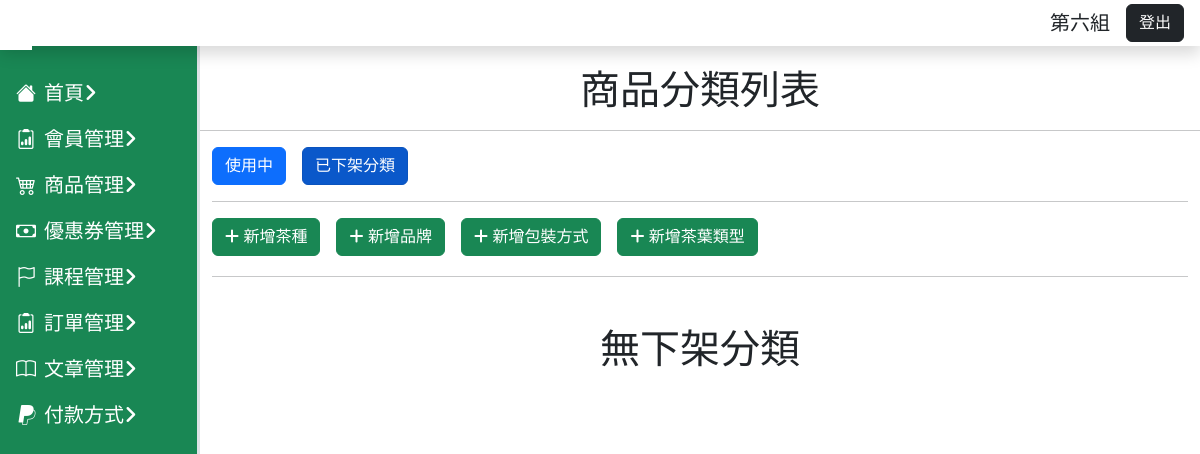
The app's page /product/product-category.php?valid=0, older data.
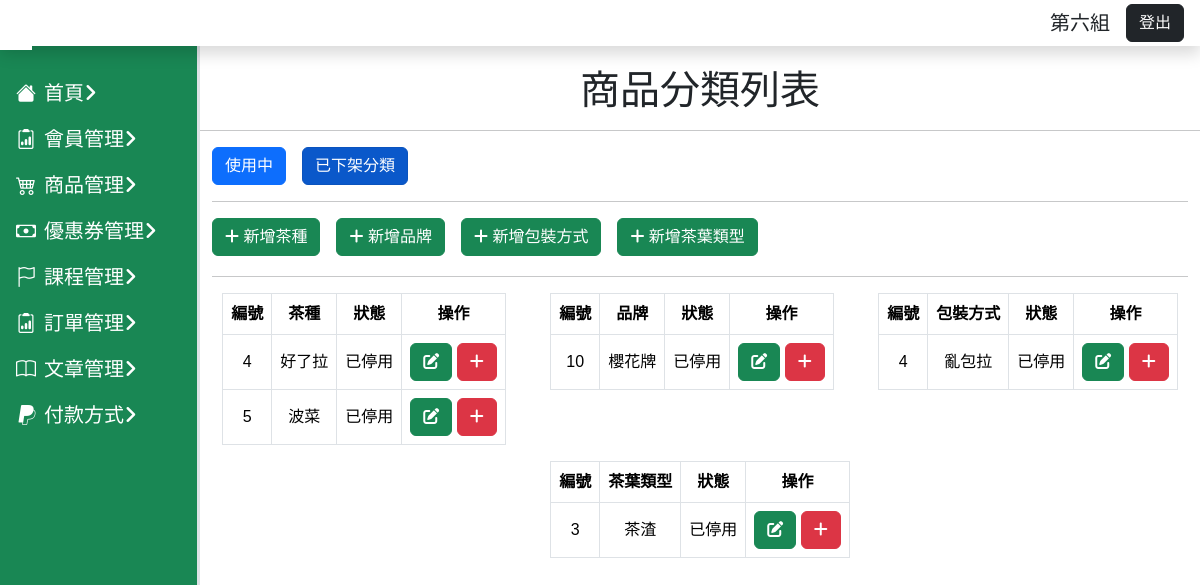
The same page, newer data.
### tables this page shows
CREATE TABLE `tea_category` (
  `id` int(3) UNSIGNED NOT NULL,
  `name` varchar(255) NOT NULL,
  `valid` int(2) UNSIGNED NOT NULL
);

CREATE TABLE `brand` (
  `id` int(10) UNSIGNED NOT NULL,
  `name` varchar(30) NOT NULL,
  `valid` int(2) UNSIGNED NOT NULL
);

CREATE TABLE `pack_category` (
  `id` int(10) UNSIGNED NOT NULL,
  `name` varchar(30) NOT NULL,
  `valid` int(2) UNSIGNED NOT NULL
);

CREATE TABLE `style` (
  `id` int(6) UNSIGNED NOT NULL,
  `name` varchar(30) NOT NULL,
  `valid` int(2) UNSIGNED NOT NULL
);

### product/product-category.php (the view, shortened to what this page needs)
<?php
require_once("../db_connect.php");
$valid = isset($_GET["valid"]) ? $_GET["valid"] : 1;
$sqlTc = "SELECT * FROM tea_category WHERE valid=$valid";
$sqlPc = "SELECT * FROM pack_category WHERE valid=$valid";
$sqlStyle = "SELECT * FROM style WHERE valid=$valid";
$sqlBrand = "SELECT * FROM brand WHERE valid=$valid";
$resultTc = $conn->query($sqlTc);
$resultPc = $conn->query($sqlPc);
$resultStyle = $conn->query($sqlStyle);
$resultBrand = $conn->query($sqlBrand);
$rowTc = $resultTc->fetch_all(MYSQLI_ASSOC);
$rowPc = $resultPc->fetch_all(MYSQLI_ASSOC);
$rowStyle = $resultStyle->fetch_all(MYSQLI_ASSOC);
$rowBrand = $resultBrand->fetch_all(MYSQLI_ASSOC);
$tcCount = $resultTc->num_rows;
$pcCount = $resultPc->num_rows;
$styleCount = $resultStyle->num_rows;
$brandCount = $resultBrand->num_rows;
?>
<!doctype html>
<html lang="en">
<head>
    <?php include("../css.php") ?>
</head>
<body>
    <?php include("../dashboard-comm.php") ?>
    <div class="main-content">
        <div class="container-fluid text-center pt-3">
            <h1>商品分類列表</h1>
        </div>
        <hr>
        <div class="container-fluid">
            <div class="d-flex gap-3">
                <a href="product-category.php" class="btn btn-primary <?php if (!isset($_GET["valid"])) echo "active" ?>">使用中</a>
                <a href="product-category.php?valid=0" class="btn btn-primary <?php if (isset($_GET["valid"])) echo "active" ?>">已下架分類</a>
            </div>
            <hr>
            <div class="d-flex gap-3">
                <a href="category-add.php?category=1" class="btn btn-success mb-1"><i class="fa-solid fa-plus"></i> 新增茶種</a>
                <a href="category-add.php?category=2" class="btn btn-success mb-1"><i class="fa-solid fa-plus"></i> 新增品牌</a>
                <a href="category-add.php?category=3" class="btn btn-success mb-1"><i class="fa-solid fa-plus"></i> 新增包裝方式</a>
                <a href="category-add.php?category=4" class="btn btn-success mb-1"><i class="fa-solid fa-plus"></i> 新增茶葉類型</a>
            </div>
            <hr>
            <?php if ($tcCount || $pcCount || $brandCount || $styleCount) : ?>
                <div class="row justify-content-around text-nowrap">
                    <?php if ($tcCount > 0) : ?>
                        <div class="col-auto">
                            <table class="table table-bordered text-center align-middle">
                                <thead>
                                    <th>編號</th>
                                    <th>茶種</th>
                                    <th>狀態</th>
                                    <th>操作</th>
                                </thead>
                                <tbody>
                                    <?php foreach ($rowTc as $row) : ?>
                                        <tr>
                                            <td><?= $row["id"] ?></td>
                                            <td><?= $row["name"] ?></td>
                                            <td><?php if ($row["valid"] == 1) : ?>
                                                    使用中
                                                <?php else : ?>
                                                    已停用
                                                <?php endif; ?>
                                            </td>
                                            <td>
                                                <a class="btn btn-success" href="category-edit.php?id=<?= $row["id"] ?>&category=1"><i class="fa-solid fa-pen-to-square"></i></a>
                                                <a href="doDeleteCategory.php?id=<?= $row["id"] ?>&valid=<?= $row["valid"] ?>&category=1" class="btn btn-danger">
                                                    <?php if (isset($_GET["valid"]) && $row["valid"] == 0) : ?>
                                                        <i class="fa-solid fa-plus"></i>
                                                    <?php else : ?>
                                                        <i class="fa-solid fa-xmark"></i>
                                                    <?php endif; ?>
                                                </a>
                                            </td>
                                        </tr>
                                    <?php endforeach; ?>
                                </tbody>
                            </table>
                        </div>
                    <?php else : ?>
                    <?php endif; ?>
                    <?php if ($brandCount > 0) : ?>
                        <div class="col-auto">
                            <table class="table table-bordered text-center align-middle">
                                <thead>
                                    <th>編號</th>
                                    <th>品牌</th>
                                    <th>狀態</th>
                                    <th>操作</th>
                                </thead>
                                <?php foreach ($rowBrand as $row) : ?>
                                    <tbody>
                                        <tr>
                                            <td><?= $row["id"] ?></td>
                                            <td><?= $row["name"] ?></td>
                                            <td><?php if ($row["valid"] == 1) : ?>
                                                    使用中
                                                <?php else : ?>
                                                    已停用
                                                <?php endif; ?>
                                            </td>
                                            <td>
                                                <a class="btn btn-success" href="category-edit.php?id=<?= $row["id"] ?>&category=2"><i class="fa-solid fa-pen-to-square"></i></a>
                                                <a href="doDeleteCategory.php?id=<?= $row["id"] ?>&valid=<?= $row["valid"] ?>&category=2" class="btn btn-danger">
                                                    <?php if (isset($_GET["valid"]) && $row["valid"] == 0) : ?>
                                                        <i class="fa-solid fa-plus"></i>
                                                    <?php else : ?>
                                                        <i class="fa-solid fa-xmark"></i>
                                                    <?php endif; ?>
                                                </a>
                                            </td>
                                        </tr>
                                    </tbody>
                                <?php endforeach; ?>
                            </table>
                        </div>
                    <?php else : ?>
                    <?php endif; ?>
                    <?php if ($pcCount > 0) : ?>
                        <div class="col-auto">
                            <table class="table table-bordered text-center align-middle">
                                <thead>
                                    <th>編號</th>
                                    <th>包裝方式</th>
                                    <th>狀態</th>
                                    <th>操作</th>
                                </thead>
                                <tbody>
                                    <?php foreach ($rowPc as $row) : ?>
                                        <tr>
                                            <td><?= $row["id"] ?></td>
                                            <td><?= $row["name"] ?></td>
                                            <td><?php if ($row["valid"] == 1) : ?>
                                                    使用中
                                                <?php else : ?>
                                                    已停用
                                                <?php endif; ?>
                                            </td>
                                            <td>
                                                <a class="btn btn-success" href="category-edit.php?id=<?= $row["id"] ?>&category=3"><i class="fa-solid fa-pen-to-square"></i></a>
                                                <a href="doDeleteCategory.php?id=<?= $row["id"] ?>&valid=<?= $row["valid"] ?>&category=3" class="btn btn-danger">
                                                    <?php if (isset($_GET["valid"]) && $row["valid"] == 0) : ?>
                                                        <i class="fa-solid fa-plus"></i>
                                                    <?php else : ?>
                                                        <i class="fa-solid fa-xmark"></i>
                                                    <?php endif; ?>
                                                </a>
                                            </td>
                                        </tr>
                                    <?php endforeach; ?>
                                </tbody>
                            </table>
                        </div>
                    <?php else : ?>
                    <?php endif; ?>
                    <?php if ($styleCount > 0) : ?>
                        <div class="col-auto">
                            <table class="table table-bordered text-center align-middle">
                                <thead>
                                    <th>編號</th>
                                    <th>茶葉類型</th>
                                    <th>狀態</th>
                                    <th>操作</th>
                                </thead>
                                <tbody>
                                    <?php foreach ($rowStyle as $row) : ?>
                                        <tr>
                                            <td><?= $row["id"] ?></td>
                                            <td><?= $row["name"] ?></td>
                                            <td><?php if ($row["valid"] == 1) : ?>
                                                    使用中
                                                <?php else : ?>
                                                    已停用
                                                <?php endif; ?>
                                            </td>
                                            <td>
                                                <a class="btn btn-success" href="category-edit.php?id=<?= $row["id"] ?>&category=4"><i class="fa-solid fa-pen-to-square"></i></a>
                                                <a href="doDeleteCategory.php?id=<?= $row["id"] ?>&valid=<?= $row["valid"] ?>&category=4" class="btn btn-danger">
                                                    <?php if (isset($_GET["valid"]) && $row["valid"] == 0) : ?>
                                                        <i class="fa-solid fa-plus"></i>
                                                    <?php else : ?>
                                                        <i class="fa-solid fa-xmark"></i>
                                                    <?php endif; ?>
                                                </a>
                                            </td>
                                        </tr>
                                    <?php endforeach; ?>
                                </tbody>
                            </table>
                        </div>
                    <?php else : ?>
                    <?php endif; ?>
                </div>
            <?php else : ?>
                <div class="text-center mt-5">
                    <h1>無下架分類</h1>
                </div>
            <?php endif; ?>
        </div>
    </div>
</body>
</html>

### css.php (shortened to what this page needs)
<link href="https://cdn.jsdelivr.net/npm/bootstrap@5.3.2/dist/css/bootstrap.min.css" rel="stylesheet" />
<link rel="stylesheet" href="https://cdnjs.cloudflare.com/ajax/libs/font-awesome/6.5.2/css/all.min.css" />
<link rel="stylesheet" href="https://cdn.jsdelivr.net/npm/bootstrap-icons@1.11.3/font/bootstrap-icons.min.css">

### dashboard-comm.php (shortened to what this page needs)
<header class="main-header bg-white d-flex fixed-top shadow justify-content-between align-items-center">
    <div class="my-2">
        <a href="/dashboard.php" class="fs-5 p-3 text-success bg-white">
        </a>
    </div>
    <div class="d-flex align-middle me-3 gap-3">
        <p class=" fs-5 m-0 pt-1">第六組</p>
        <a href="/user/doSingOut.php" class="btn btn-dark">登出</a>
    </div>
</header>
<aside class="aside-left position-fixed border-end border-3 vh-100 fs-5 bg-success">
    <ul class="list-unstyled">
        <li>
            <a class="d-block p-2 px-3" href="/dashboard.php">
                <i class="bi bi-house-fill me-2"></i>首頁<i class="fa-solid fa-angle-right"></i>
            </a>
        </li>
        <li>
            <a class="d-block p-2 px-3 pmList">
                <i class="bi bi-clipboard2-data me-2"></i>會員管理<i class="fa-solid fa-angle-right"></i>
            </a>
        </li>
        <li>
            <a class="d-block p-2 px-3 pmList">
                <i class="bi bi-cart4 me-2"></i></i>商品管理<i class="fa-solid fa-angle-right"></i>
            </a>
        </li>
        <li>
            <a class="d-block p-2 px-3 pmList">
                <i class="bi bi-cash me-2"></i>優惠券管理<i class="fa-solid fa-angle-right"></i>
            </a>
        </li>
        <li>
            <a class="d-block p-2 px-3 pmList">
                <i class="bi bi-flag me-2"></i>課程管理<i class="fa-solid fa-angle-right"></i>
            </a>
        </li>
        <li>
            <a class="d-block p-2 px-3">
                <i class="bi bi-clipboard2-data me-2"></i>訂單管理<i class="fa-solid fa-angle-right"></i>
            </a>
        </li>
        <li>
            <a class="d-block p-2 px-3 pmList">
                <i class="bi bi-book me-2"></i>文章管理<i class="fa-solid fa-angle-right"></i>
            </a>
        </li>
        <li>
            <a class="d-block p-2 px-3">
                <i class="bi bi-paypal me-2"></i>付款方式<i class="fa-solid fa-angle-right"></i>
            </a>
        </li>
    </ul>
</aside>

### css.php (style rules this page uses)
body { font-family: "Noto Sans TC", sans-serif; font-optical-sizing: auto; font-weight: 300; font-style: normal; }
a { text-decoration: none; cursor: pointer; user-select: none; }
li>a { color: white; }
:root { --aside-witch: 200px; --header-height: 50px; }
.aside-left { padding-top: var(--header-height); width: var(--aside-witch); top: 20px; overflow: auto; background-color: #198754; }
ul { transition: .5s; }
.main-content { margin: var(--header-height) 0 0 var(--aside-witch); }

Row changes from the older to the newer data that the page shows:
added tea_category: id "4", name "好了拉", valid "已停用"
added tea_category: id "5", name "波菜", valid "已停用"
added brand: id "10", name "櫻花牌", valid "已停用"
added pack_category: id "4", name "亂包拉", valid "已停用"
added style: id "3", name "茶渣", valid "已停用"
Text that changed along with them:
text no longer shown: "無下架分類"
text now shown: "編號 茶種 狀態 操作 編號 品牌 狀態 操作 編號 包裝方式 狀態 操作 編號 茶葉類型 狀態 操作"
